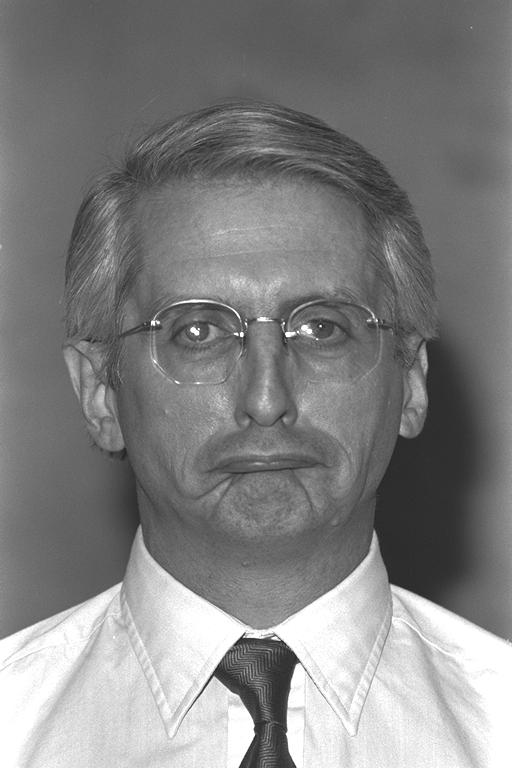
#> input picture ppm.jpg, 512 x 768 px; its folder holds only this picture in this run
$ python -i '彩色图片直方图均衡化.py'   (imports and definitions only)
#> lines starting #> are read from the running program, lines starting #| are printed output that depends on the picture
# -*- coding: utf-8 -*-
"""
Created on Wed Jan  2 14:22:25 2019

@author: 蘇
"""

#彩色图片直方图均衡化
import numpy as np
import cv2
import os

#让我们考虑一个简单的灰度图像的直方图均衡。由于它只是一个通道图像，
#因此您可以查看该平面中的值，并根据图像的2D直方图对它们进行均衡。
#现在，RGB图像由三个通道组成。很自然地，你可以将它们分成三个独立的通道，
#在每个通道上应用直方图均衡，然后将它们组合在一起，对吗？好吧，不完全是！
#
#非线性直方图均衡是一个非线性过程。分别对每个通道进行通道分割和均衡是不正确的。
#均衡涉及图像的强度值，而不是颜色分量。因此，对于简单的RGB彩色图像，直方图均衡不能直接应用于通道。
#需要以这样的方式应用它，使得强度值相等而不会干扰图像的色彩平衡。
#因此，第一步是将图像的颜色空间从RGB转换为将强度值与颜色分量分开的颜色空间之一。
#一些可能的选项是HSV / HLS，YUV，YCbCr等.YCbCr是首选，
#因为它是为数字图像设计的。在强度平面Y上执行直方图均衡。现在将结果YCbCr图像转换回RGB。

def hisEqulColor(path):
#> called with path = 'ppm.jpg'
    img = cv2.imread(path)
#> img is the input picture: shape (768, 512, 3); min 25, max 255, mean 129.3

    ycrcb = cv2.cvtColor(img,cv2.COLOR_RGB2YCrCb)
#> ycrcb: shape (768, 512, 3); mean of channels 0, 1, 2 129.3, 128, 128
    channels = cv2.split(ycrcb)
    y=channels[0]
    Cr=channels[1]
#> Cr: shape (768, 512); every value is 128
    Cb=channels[2]
    print (len(channels))
#| 3

#对Y通道进行处理
#    img2=y
#对灰度通道进行处理
    img2=cv2.imread(path,0)
    #高斯模糊
    img_gauss = cv2.GaussianBlur(img2,(3,3),0)
    #laplace算子锐化
    kernel = np.array([[0, -1, 0], [-1, 5, -1], [0, -1, 0]], np.float32) #锐化
    img_ruihua = cv2.filter2D(img2, -1, kernel=kernel)
    # 创建CLAHE对象
#    使用自适应直方图均衡.图像被划分为几个小块，
#    称为“tiles”(在OpenCV中默认值是8x8).然后每一个方块都是像平常一样的直方图
    clahe = cv2.createCLAHE(clipLimit=4.0, tileGridSize=(3, 3))
    # 限制对比度的自适应阈值均衡化
    dst = clahe.apply(img_ruihua)
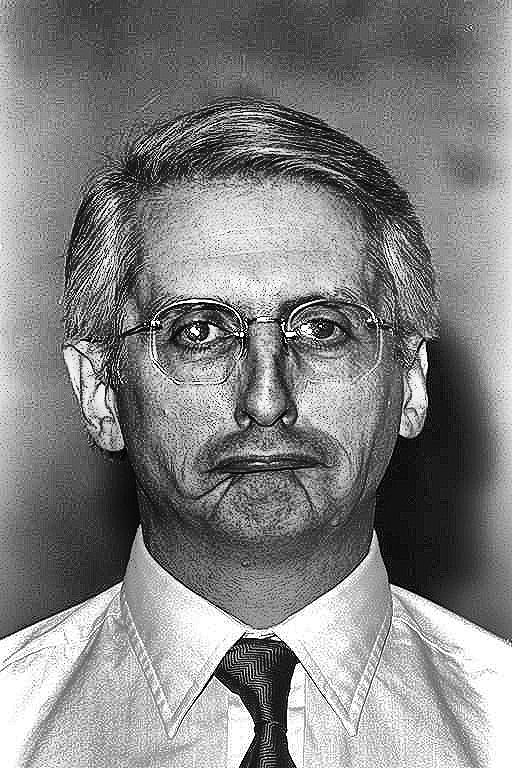
#> dst: shape (768, 512); min 0, max 255, mean 130.6

#    cv2.merge([ynew,crnew,cbew], ycrcb)
    src=cv2.merge([dst,Cr,Cb])
#> src: shape (768, 512, 3); mean of channels 0, 1, 2 130.6, 128, 128
    src=cv2.cvtColor(src,cv2.COLOR_YCrCb2RGB)
    cv2.namedWindow('image',cv2.WINDOW_NORMAL)
    cv2.imshow('image',src )
    name=os.path.split(path)
    img_path=r'D:\opencv_learn\opencv_material\after\color'
    cv2.imwrite(img_path+'_graymohu_'+name[1],src)
#    cv2.imwrite('D:\opencv_learn\opencv_material\dark\\dark_3\dark_3_gauss_4_3x3.jpg',src)


def GetFileList(dir, fileList):
    newDir = dir
    if os.path.isfile(dir):
        fileList.append(dir.encode('utf-8'))
    elif os.path.isdir(dir):
        for s in os.listdir(dir):
            #如果需要忽略某些文件夹，使用以下代码
            #if s == "xxx":
                #continue
            newDir=os.path.join(dir,s)
            GetFileList(newDir, fileList)
    return fileList

list = GetFileList(r'D:\opencv_learn\opencv_material\mohu', [])

count=0
# [8 lines not run here, left out]
#cv2.imshow('im1', im)

>>> result = hisEqulColor('ppm.jpg')
